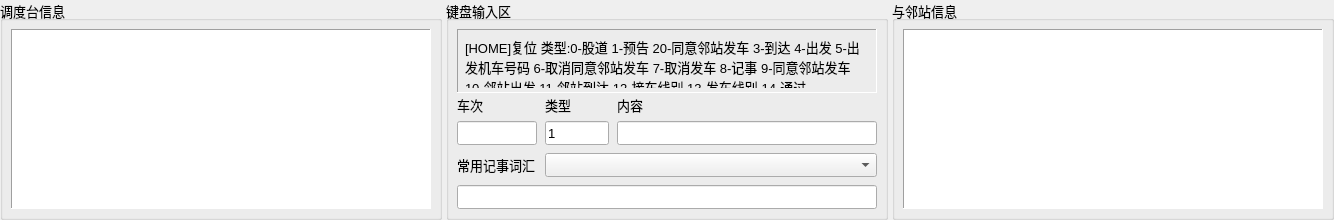
<?xml version="1.0" encoding="UTF-8"?>
<ui version="4.0">
 <class>TrafficMsgLogClass</class>
 <widget class="QWidget" name="TrafficMsgLogClass">
  <property name="geometry">
   <rect>
    <x>0</x>
    <y>0</y>
    <width>1334</width>
    <height>220</height>
   </rect>
  </property>
  <property name="minimumSize">
   <size>
    <width>0</width>
    <height>220</height>
   </size>
  </property>
  <property name="maximumSize">
   <size>
    <width>16777215</width>
    <height>221</height>
   </size>
  </property>
  <property name="windowTitle">
   <string>TrafficMsgLog</string>
  </property>
  <layout class="QHBoxLayout" name="horizontalLayout" stretch="1,1,1">
   <property name="spacing">
    <number>4</number>
   </property>
   <property name="leftMargin">
    <number>0</number>
   </property>
   <property name="topMargin">
    <number>0</number>
   </property>
   <property name="rightMargin">
    <number>0</number>
   </property>
   <property name="bottomMargin">
    <number>0</number>
   </property>
   <item>
    <widget class="QGroupBox" name="groupBox">
     <property name="font">
      <font>
       <family>Arial</family>
       <pointsize>10</pointsize>
      </font>
     </property>
     <property name="title">
      <string>调度台信息</string>
     </property>
     <layout class="QHBoxLayout" name="horizontalLayout_2">
      <property name="spacing">
       <number>0</number>
      </property>
      <property name="leftMargin">
       <number>8</number>
      </property>
      <property name="topMargin">
       <number>8</number>
      </property>
      <property name="rightMargin">
       <number>8</number>
      </property>
      <property name="bottomMargin">
       <number>8</number>
      </property>
      <item>
       <widget class="QTextBrowser" name="textBrowser">
        <property name="frameShape">
         <enum>QFrame::Panel</enum>
        </property>
        <property name="frameShadow">
         <enum>QFrame::Sunken</enum>
        </property>
       </widget>
      </item>
     </layout>
    </widget>
   </item>
   <item>
    <widget class="QGroupBox" name="groupBox_2">
     <property name="font">
      <font>
       <family>Arial</family>
       <pointsize>10</pointsize>
      </font>
     </property>
     <property name="title">
      <string>键盘输入区</string>
     </property>
     <layout class="QVBoxLayout" name="verticalLayout">
      <property name="spacing">
       <number>8</number>
      </property>
      <property name="leftMargin">
       <number>8</number>
      </property>
      <property name="topMargin">
       <number>8</number>
      </property>
      <property name="rightMargin">
       <number>8</number>
      </property>
      <property name="bottomMargin">
       <number>8</number>
      </property>
      <item>
       <widget class="QLabel" name="label_3">
        <property name="minimumSize">
         <size>
          <width>0</width>
          <height>64</height>
         </size>
        </property>
        <property name="maximumSize">
         <size>
          <width>16777215</width>
          <height>64</height>
         </size>
        </property>
        <property name="styleSheet">
         <string notr="true">padding: 4px;</string>
        </property>
        <property name="frameShape">
         <enum>QFrame::Panel</enum>
        </property>
        <property name="frameShadow">
         <enum>QFrame::Sunken</enum>
        </property>
        <property name="text">
         <string>[HOME]复位 类型:0-股道 1-预告 20-同意邻站发车 3-到达 4-出发 5-出发机车号码 6-取消同意邻站发车 7-取消发车 8-记事 9-同意邻站发车 10-邻站出发 11-邻站到达 12-接车线别 13-发车线别 14-通过</string>
        </property>
        <property name="alignment">
         <set>Qt::AlignLeading|Qt::AlignLeft|Qt::AlignTop</set>
        </property>
        <property name="wordWrap">
         <bool>true</bool>
        </property>
       </widget>
      </item>
      <item>
       <layout class="QGridLayout" name="gridLayout">
        <property name="horizontalSpacing">
         <number>8</number>
        </property>
        <property name="verticalSpacing">
         <number>4</number>
        </property>
        <item row="0" column="0">
         <widget class="QLabel" name="label_4">
          <property name="minimumSize">
           <size>
            <width>80</width>
            <height>24</height>
           </size>
          </property>
          <property name="maximumSize">
           <size>
            <width>80</width>
            <height>24</height>
           </size>
          </property>
          <property name="text">
           <string>车次</string>
          </property>
         </widget>
        </item>
        <item row="0" column="1">
         <widget class="QLabel" name="label_5">
          <property name="minimumSize">
           <size>
            <width>64</width>
            <height>24</height>
           </size>
          </property>
          <property name="maximumSize">
           <size>
            <width>64</width>
            <height>24</height>
           </size>
          </property>
          <property name="text">
           <string>类型</string>
          </property>
         </widget>
        </item>
        <item row="0" column="2">
         <widget class="QLabel" name="label_6">
          <property name="minimumSize">
           <size>
            <width>0</width>
            <height>24</height>
           </size>
          </property>
          <property name="maximumSize">
           <size>
            <width>16777215</width>
            <height>24</height>
           </size>
          </property>
          <property name="text">
           <string>内容</string>
          </property>
         </widget>
        </item>
        <item row="1" column="0">
         <widget class="QLineEdit" name="lineEdit_2">
          <property name="minimumSize">
           <size>
            <width>80</width>
            <height>24</height>
           </size>
          </property>
          <property name="maximumSize">
           <size>
            <width>80</width>
            <height>24</height>
           </size>
          </property>
         </widget>
        </item>
        <item row="1" column="1">
         <widget class="QLineEdit" name="lineEdit_3">
          <property name="minimumSize">
           <size>
            <width>64</width>
            <height>24</height>
           </size>
          </property>
          <property name="maximumSize">
           <size>
            <width>64</width>
            <height>24</height>
           </size>
          </property>
          <property name="text">
           <string>1</string>
          </property>
         </widget>
        </item>
        <item row="1" column="2">
         <widget class="QLineEdit" name="lineEdit_4">
          <property name="minimumSize">
           <size>
            <width>0</width>
            <height>24</height>
           </size>
          </property>
          <property name="maximumSize">
           <size>
            <width>16777215</width>
            <height>24</height>
           </size>
          </property>
         </widget>
        </item>
       </layout>
      </item>
      <item>
       <layout class="QHBoxLayout" name="horizontalLayout_4">
        <property name="spacing">
         <number>8</number>
        </property>
        <item>
         <widget class="QLabel" name="label_7">
          <property name="minimumSize">
           <size>
            <width>80</width>
            <height>24</height>
           </size>
          </property>
          <property name="maximumSize">
           <size>
            <width>80</width>
            <height>24</height>
           </size>
          </property>
          <property name="text">
           <string>常用记事词汇</string>
          </property>
         </widget>
        </item>
        <item>
         <widget class="QComboBox" name="comboBox">
          <property name="minimumSize">
           <size>
            <width>0</width>
            <height>24</height>
           </size>
          </property>
          <property name="maximumSize">
           <size>
            <width>16777215</width>
            <height>24</height>
           </size>
          </property>
         </widget>
        </item>
       </layout>
      </item>
      <item>
       <widget class="QLineEdit" name="lineEdit">
        <property name="minimumSize">
         <size>
          <width>0</width>
          <height>24</height>
         </size>
        </property>
        <property name="maximumSize">
         <size>
          <width>16777215</width>
          <height>24</height>
         </size>
        </property>
       </widget>
      </item>
     </layout>
    </widget>
   </item>
   <item>
    <widget class="QGroupBox" name="groupBox_3">
     <property name="font">
      <font>
       <family>Arial</family>
       <pointsize>10</pointsize>
      </font>
     </property>
     <property name="title">
      <string>与邻站信息</string>
     </property>
     <layout class="QHBoxLayout" name="horizontalLayout_3">
      <property name="spacing">
       <number>0</number>
      </property>
      <property name="leftMargin">
       <number>8</number>
      </property>
      <property name="topMargin">
       <number>8</number>
      </property>
      <property name="rightMargin">
       <number>8</number>
      </property>
      <property name="bottomMargin">
       <number>8</number>
      </property>
      <item>
       <widget class="QTextBrowser" name="textBrowser_2">
        <property name="frameShape">
         <enum>QFrame::Panel</enum>
        </property>
       </widget>
      </item>
     </layout>
    </widget>
   </item>
  </layout>
 </widget>
 <layoutdefault spacing="6" margin="11"/>
 <resources/>
 <connections/>
</ui>
